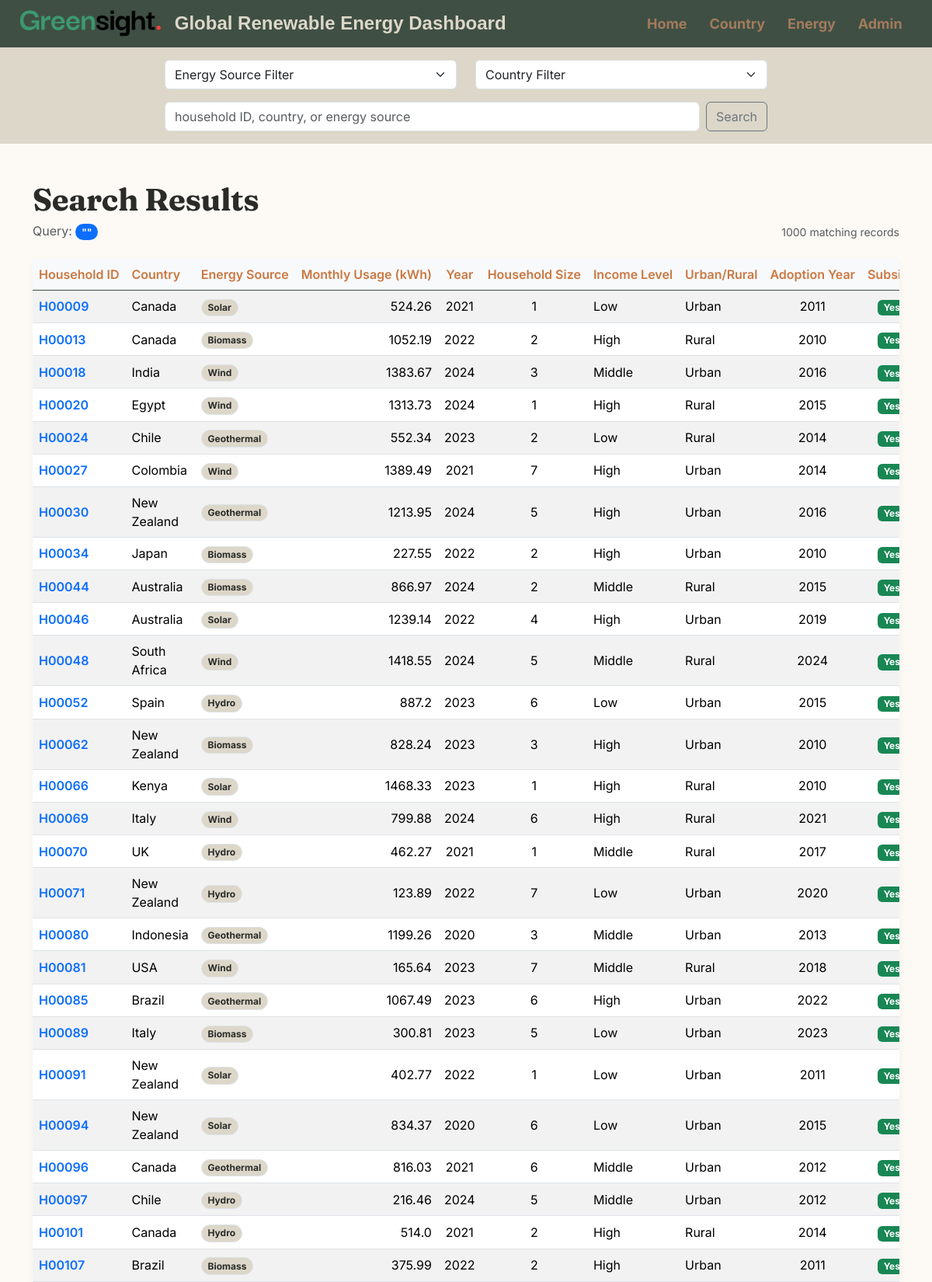
The app's page /search/ (upper part) with its own data.
### usage_data/models.py (models this page shows, shortened)
class RenewableEnergyUsage(models.Model):
    SUBSIDY_CHOICES = [('Yes', 'Yes'), ('No', 'No')]
    household_id = models.CharField(max_length=10, unique=True, null=False, blank=False)
    country = models.ForeignKey(Country, on_delete=models.CASCADE, related_name='usages')
    energy_source = models.ForeignKey(EnergySource, on_delete=models.SET_NULL, null=True, related_name='usages')
    monthly_usage_kwh = models.FloatField()
    year = models.PositiveIntegerField()
    household_size = models.PositiveIntegerField()
    income_level = models.ForeignKey(IncomeLevel, on_delete=models.SET_NULL, null=True)
    urban_rural = models.ForeignKey(UrbanRural, on_delete=models.SET_NULL, null=True)
    adoption_year = models.PositiveIntegerField()
    subsidy_received = models.CharField(max_length=3, choices=SUBSIDY_CHOICES)
    cost_savings_usd = models.FloatField()

class Country(models.Model):
    name = models.CharField(max_length=100, unique=True, null=False, blank=False)
    region = models.ForeignKey(Region, on_delete=models.CASCADE, related_name='countries')

class EnergySource(models.Model):
    name = models.CharField(max_length=50, unique=True, null=False, blank=False)

class IncomeLevel(models.Model):
    level = models.CharField(max_length=10, unique=True, null=False, blank=False)  # e.g., Low, Middle, High

class UrbanRural(models.Model):
    type = models.CharField(max_length=10, unique=True, null=False, blank=False)  # Urban or Rural

### usage_data/views.py (the view)
# urls.py: path('search/', views.UsageSearchView.as_view(), name='usage_search'),
class UsageSearchView(ListView):
    model = RenewableEnergyUsage
    template_name = 'usage_data/search_results.html'
    context_object_name = 'search_results'
    paginate_by = PAGE_SIZE
    def get_queryset(self):
        query = self.request.GET.get('q', '')
        return RenewableEnergyUsage.objects.select_related(
            'country', 'energy_source', 'income_level', 'urban_rural'
        ).filter(
            Q(household_id__icontains=query) |
            Q(country__name__icontains=query) |
            Q(energy_source__name__icontains=query)
        ).order_by('household_id')
    def get_context_data(self, **kwargs):
        context = super().get_context_data(**kwargs)
        context['query'] = self.request.GET.get('q', '')
        return context

### usage_data/templatetags/my_tags.py (called while the page is built)
@register.inclusion_tag('partials/energy_source_list.html')
def energy_sources():
    return {'sources': EnergySource.objects.all()}

@register.inclusion_tag('partials/country_list.html')
def countries():
    return {'countries': Country.objects.all()}

### usage_data/templates/usage_data/search_results.html (shortened to what this page needs)
{% extends "./base.html" %}
{% load django_bootstrap5 %}
{% block content %}
<div class="container my-5">
  <div class="d-flex justify-content-between align-items-start flex-wrap gap-3 mb-4">
    <div>
      <h1 class="fw-bold mb-1">Search Results</h1>
      <p class="text-muted mb-0">
        Query: <span class="badge rounded-pill text-bg-primary">"{{ query }}"</span>
      </p>
    </div>
    {% if is_paginated %}
      <span class="text-muted small align-self-end">
        {{ paginator.count }} matching record{{ paginator.count|pluralize }}
      </span>
    {% endif %}
  </div>
  <div class="card shadow-sm border-0">
    <div class="table-responsive">
      <table class="table table-striped table-hover align-middle mb-0">
        <thead class="table-light">
          <tr>
            <th class="text-nowrap">Household ID</th>
            <th class="text-nowrap">Country</th>
            <th class="text-nowrap">Energy Source</th>
            <th class="text-nowrap text-end">Monthly Usage (kWh)</th>
            <th class="text-nowrap text-center">Year</th>
            <th class="text-nowrap text-center">Household Size</th>
            <th class="text-nowrap">Income Level</th>
            <th class="text-nowrap">Urban/Rural</th>
            <th class="text-nowrap text-center">Adoption Year</th>
            <th class="text-nowrap text-center">Subsidy</th>
          </tr>
        </thead>
        <tbody>
          {% for usage in search_results %}
            <tr>
              <td>
                <a href="{% url 'usage_detail' usage.pk %}" class="fw-semibold text-decoration-none">
                  {{ usage.household_id }}
                </a>
              </td>
              <td>{{ usage.country.name }}</td>
              <td>
                <span class="badge rounded-pill text-bg-light border">{{ usage.energy_source.name }}</span>
              </td>
              <td class="text-end">{{ usage.monthly_usage_kwh }}</td>
              <td class="text-center">{{ usage.year }}</td>
              <td class="text-center">{{ usage.household_size }}</td>
              <td>{{ usage.income_level.level }}</td>
              <td>{{ usage.urban_rural.type }}</td>
              <td class="text-center">{{ usage.adoption_year|default:"&mdash;" }}</td>
              <td class="text-center">
                {% if usage.subsidy_received %}
                  <span class="badge text-bg-success">Yes</span>
                {% else %}
                  <span class="badge text-bg-secondary">No</span>
                {% endif %}
              </td>
            </tr>
          {% endfor %}
        </tbody>
      </table>
    </div>
  </div>
</div>
{% endblock %}

### usage_data/static/css/project.css (style rules this page uses)
:root { --forest: #3F4F44; --forest-dark: #33403A; --clay: #A27B5C; --ember: #CA7842; --linen: #DCD7C9; --cream: #FDFAF6; --ink: #2B2B28; --rust: #8C3B2E; --rust-dark: #742F24; --radius: 10px; }
html { height: 100%; scroll-behavior: smooth; }
body { height: 100%; background-color: #f8f9fa; font-family: 'Inter', -apple-system, sans-serif; color: var(--ink); margin: 0; min-height: 100vh; display: flex; flex-direction: column; }
h1, h2, h3 { font-family: 'Fraunces', 'Trebuchet MS', serif; font-weight: 600; color: var(--ink); letter-spacing: -0.01em; }
.card { border: 1px solid #EAE4D8; border-radius: var(--radius); }
.card.shadow-sm { box-shadow: 0 2px 10px rgba(63, 79, 68, 0.06) !important; }
.table thead { background-color: var(--forest); }
.table thead th { color: var(--ember); font-weight: 600; border-color: var(--forest); vertical-align: middle; }
.badge.text-bg-light { background-color: var(--linen) !important; color: var(--ink) !important; }

### records on screen
RenewableEnergyUsage: household_id "H00009", country.name "Canada", energy_source.name "Solar", monthly_usage_kwh "524.26", year "2021", household_size "1", income_level.level "Low", urban_rural.type "Urban", adoption_year "2011", subsidy_received "Yes"
RenewableEnergyUsage: household_id "H00013", country.name "Canada", energy_source.name "Biomass", monthly_usage_kwh "1052.19", year "2022", household_size "2", income_level.level "High", urban_rural.type "Rural", adoption_year "2010", subsidy_received "Yes"
RenewableEnergyUsage: household_id "H00018", country.name "India", energy_source.name "Wind", monthly_usage_kwh "1383.67", year "2024", household_size "3", income_level.level "Middle", urban_rural.type "Urban", adoption_year "2016", subsidy_received "Yes"
RenewableEnergyUsage: household_id "H00020", country.name "Egypt", energy_source.name "Wind", monthly_usage_kwh "1313.73", year "2024", household_size "1", income_level.level "High", urban_rural.type "Rural", adoption_year "2015", subsidy_received "Yes"
RenewableEnergyUsage: household_id "H00024", country.name "Chile", energy_source.name "Geothermal", monthly_usage_kwh "552.34", year "2023", household_size "2", income_level.level "Low", urban_rural.type "Rural", adoption_year "2014", subsidy_received "Yes"
RenewableEnergyUsage: household_id "H00027", country.name "Colombia", energy_source.name "Wind", monthly_usage_kwh "1389.49", year "2021", household_size "7", income_level.level "High", urban_rural.type "Urban", adoption_year "2014", subsidy_received "Yes"
RenewableEnergyUsage: household_id "H00030", country.name "New Zealand", energy_source.name "Geothermal", monthly_usage_kwh "1213.95", year "2024", household_size "5", income_level.level "High", urban_rural.type "Urban", adoption_year "2016", subsidy_received "Yes"
RenewableEnergyUsage: household_id "H00034", country.name "Japan", energy_source.name "Biomass", monthly_usage_kwh "227.55", year "2022", household_size "2", income_level.level "High", urban_rural.type "Urban", adoption_year "2010", subsidy_received "Yes"
RenewableEnergyUsage: household_id "H00044", country.name "Australia", energy_source.name "Biomass", monthly_usage_kwh "866.97", year "2024", household_size "2", income_level.level "Middle", urban_rural.type "Rural", adoption_year "2015", subsidy_received "Yes"
RenewableEnergyUsage: household_id "H00046", country.name "Australia", energy_source.name "Solar", monthly_usage_kwh "1239.14", year "2022", household_size "4", income_level.level "High", urban_rural.type "Urban", adoption_year "2019", subsidy_received "Yes"
RenewableEnergyUsage: household_id "H00048", country.name "South Africa", energy_source.name "Wind", monthly_usage_kwh "1418.55", year "2024", household_size "5", income_level.level "Middle", urban_rural.type "Rural", adoption_year "2024", subsidy_received "Yes"
RenewableEnergyUsage: household_id "H00052", country.name "Spain", energy_source.name "Hydro", monthly_usage_kwh "887.2", year "2023", household_size "6", income_level.level "Low", urban_rural.type "Urban", adoption_year "2015", subsidy_received "Yes"
RenewableEnergyUsage: household_id "H00062", country.name "New Zealand", energy_source.name "Biomass", monthly_usage_kwh "828.24", year "2023", household_size "3", income_level.level "High", urban_rural.type "Urban", adoption_year "2010", subsidy_received "Yes"
RenewableEnergyUsage: household_id "H00066", country.name "Kenya", energy_source.name "Solar", monthly_usage_kwh "1468.33", year "2023", household_size "1", income_level.level "High", urban_rural.type "Rural", adoption_year "2010", subsidy_received "Yes"
RenewableEnergyUsage: household_id "H00069", country.name "Italy", energy_source.name "Wind", monthly_usage_kwh "799.88", year "2024", household_size "6", income_level.level "High", urban_rural.type "Rural", adoption_year "2021", subsidy_received "Yes"
RenewableEnergyUsage: household_id "H00070", country.name "UK", energy_source.name "Hydro", monthly_usage_kwh "462.27", year "2021", household_size "1", income_level.level "Middle", urban_rural.type "Rural", adoption_year "2017", subsidy_received "Yes"
RenewableEnergyUsage: household_id "H00071", country.name "New Zealand", energy_source.name "Hydro", monthly_usage_kwh "123.89", year "2022", household_size "7", income_level.level "Low", urban_rural.type "Urban", adoption_year "2020", subsidy_received "Yes"
RenewableEnergyUsage: household_id "H00080", country.name "Indonesia", energy_source.name "Geothermal", monthly_usage_kwh "1199.26", year "2020", household_size "3", income_level.level "Middle", urban_rural.type "Urban", adoption_year "2013", subsidy_received "Yes"
RenewableEnergyUsage: household_id "H00081", country.name "USA", energy_source.name "Wind", monthly_usage_kwh "165.64", year "2023", household_size "7", income_level.level "Middle", urban_rural.type "Rural", adoption_year "2018", subsidy_received "Yes"
RenewableEnergyUsage: household_id "H00085", country.name "Brazil", energy_source.name "Geothermal", monthly_usage_kwh "1067.49", year "2023", household_size "6", income_level.level "High", urban_rural.type "Urban", adoption_year "2022", subsidy_received "Yes"
RenewableEnergyUsage: household_id "H00089", country.name "Italy", energy_source.name "Biomass", monthly_usage_kwh "300.81", year "2023", household_size "5", income_level.level "Low", urban_rural.type "Urban", adoption_year "2023", subsidy_received "Yes"
RenewableEnergyUsage: household_id "H00091", country.name "New Zealand", energy_source.name "Solar", monthly_usage_kwh "402.77", year "2022", household_size "1", income_level.level "Low", urban_rural.type "Urban", adoption_year "2011", subsidy_received "Yes"
RenewableEnergyUsage: household_id "H00094", country.name "New Zealand", energy_source.name "Solar", monthly_usage_kwh "834.37", year "2020", household_size "6", income_level.level "Low", urban_rural.type "Urban", adoption_year "2015", subsidy_received "Yes"
RenewableEnergyUsage: household_id "H00096", country.name "Canada", energy_source.name "Geothermal", monthly_usage_kwh "816.03", year "2021", household_size "6", income_level.level "Middle", urban_rural.type "Urban", adoption_year "2012", subsidy_received "Yes"
RenewableEnergyUsage: household_id "H00097", country.name "Chile", energy_source.name "Hydro", monthly_usage_kwh "216.46", year "2024", household_size "5", income_level.level "Middle", urban_rural.type "Urban", adoption_year "2012", subsidy_received "Yes"
RenewableEnergyUsage: household_id "H00101", country.name "Canada", energy_source.name "Hydro", monthly_usage_kwh "514.0", year "2021", household_size "2", income_level.level "High", urban_rural.type "Rural", adoption_year "2014", subsidy_received "Yes"
RenewableEnergyUsage: household_id "H00107", country.name "Brazil", energy_source.name "Biomass", monthly_usage_kwh "375.99", year "2022", household_size "2", income_level.level "High", urban_rural.type "Urban", adoption_year "2011", subsidy_received "Yes"

### other values on screen
{{ paginator.count }} "1000"
